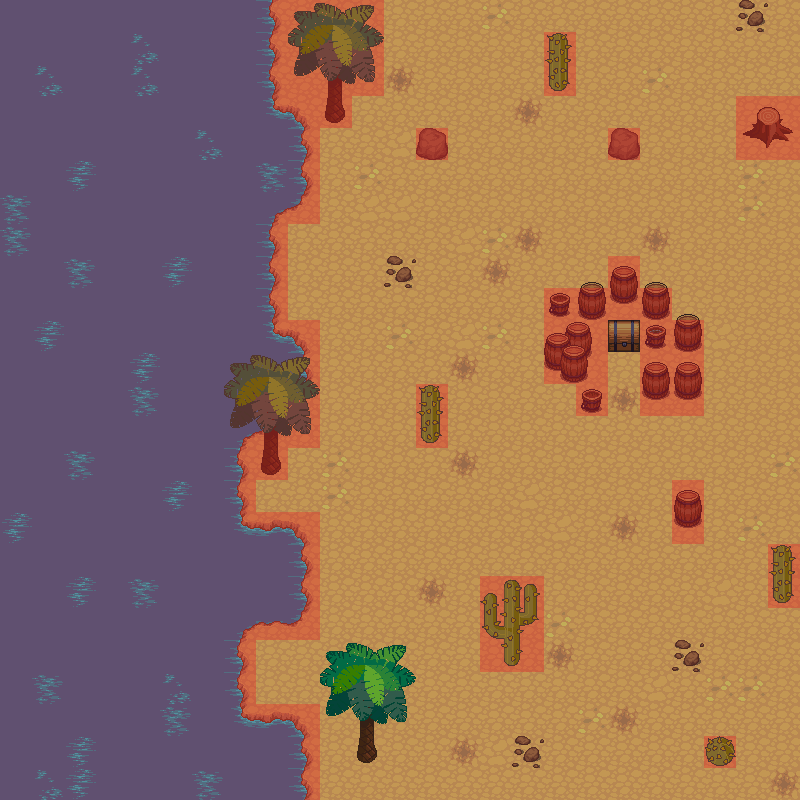

Rendered tile map (Tiled .tmx) drawn with the repository's tilesets; below, a short description and the map source with its tile grids summarised:
An orthogonal 25x25 tile map with 32x32 px tiles, 4 tile layers (Basic, Rand, Boden, Collision), 40 tilesets and 1 object.

<map version="1.0" orientation="orthogonal" renderorder="right-down" width="25" height="25" tilewidth="32" tileheight="32" nextobjectid="1">
 <tileset firstgid="1" name="barrel" tilewidth="32" tileheight="32" tilecount="8">
  <image source="Tiles/barrel.png" width="128" height="64" />
 </tileset>
 <tileset firstgid="9" name="brackish" tilewidth="32" tileheight="32" tilecount="18">
  <image source="Tiles/brackish.png" width="96" height="192" />
 </tileset>
 <tileset firstgid="27" name="bridges" tilewidth="32" tileheight="32" tilecount="42">
  <image source="Tiles/bridges.png" width="192" height="224" />
 </tileset>
 <tileset firstgid="69" name="buckets" tilewidth="32" tileheight="32" tilecount="6">
  <image source="Tiles/buckets.png" width="96" height="64" />
 </tileset>
 <tileset firstgid="75" name="cabinets" tilewidth="32" tileheight="32" tilecount="78">
  <image source="Tiles/cabinets.png" width="192" height="416" />
 </tileset>
 <tileset firstgid="153" name="castle_lightsources" tilewidth="32" tileheight="32" tilecount="20">
  <image source="Tiles/castle_lightsources.png" width="160" height="128" />
 </tileset>
 <tileset firstgid="173" name="castle_outside" tilewidth="32" tileheight="32" tilecount="187">
  <image source="Tiles/castle_outside.png" width="544" height="352" />
 </tileset>
 <tileset firstgid="360" name="castlefloors" tilewidth="32" tileheight="32" tilecount="100">
  <image source="Tiles/castlefloors.png" width="320" height="320" />
 </tileset>
 <tileset firstgid="460" name="castlefloors_outside" tilewidth="32" tileheight="32" tilecount="20">
  <image source="Tiles/castlefloors_outside.png" width="128" height="160" />
 </tileset>
 <tileset firstgid="480" name="castlewalls" tilewidth="32" tileheight="32" tilecount="180">
  <image source="Tiles/castlewalls.png" width="384" height="480" />
 </tileset>
 <tileset firstgid="660" name="cement" tilewidth="32" tileheight="32" tilecount="18">
  <image source="Tiles/cement.png" width="96" height="192" />
 </tileset>
 <tileset firstgid="678" name="cementstair" tilewidth="32" tileheight="32" tilecount="20">
  <image source="Tiles/cementstair.png" width="160" height="128" />
 </tileset>
 <tileset firstgid="698" name="chests" tilewidth="32" tileheight="32" tilecount="6">
  <image source="Tiles/chests.png" width="64" height="96" />
 </tileset>
 <tileset firstgid="704" name="country" tilewidth="32" tileheight="32" tilecount="20">
  <image source="Tiles/country.png" width="160" height="128" />
 </tileset>
 <tileset firstgid="724" name="cup" tilewidth="32" tileheight="32" tilecount="2">
  <image source="Tiles/cup.png" width="32" height="64" />
 </tileset>
 <tileset firstgid="726" name="dirt" tilewidth="32" tileheight="32" tilecount="18">
  <image source="Tiles/dirt.png" width="96" height="192" />
 </tileset>
 <tileset firstgid="744" name="dirt2" tilewidth="32" tileheight="32" tilecount="18">
  <image source="Tiles/dirt2.png" width="96" height="192" />
 </tileset>
 <tileset firstgid="762" name="dungeon" tilewidth="32" tileheight="32" tilecount="104">
  <image source="Tiles/dungeon.png" width="416" height="256" />
 </tileset>
 <tileset firstgid="866" name="grass" tilewidth="32" tileheight="32" tilecount="18">
  <image source="Tiles/grass.png" width="96" height="192" />
 </tileset>
 <tileset firstgid="884" name="grassalt" tilewidth="32" tileheight="32" tilecount="18">
  <image source="Tiles/grassalt.png" width="96" height="192" />
 </tileset>
 <tileset firstgid="902" name="hole" tilewidth="32" tileheight="32" tilecount="18">
  <image source="Tiles/hole.png" width="96" height="192" />
 </tileset>
 <tileset firstgid="920" name="holek" tilewidth="32" tileheight="32" tilecount="18">
  <image source="Tiles/holek.png" width="96" height="192" />
 </tileset>
 <tileset firstgid="938" name="holemid" tilewidth="32" tileheight="32" tilecount="18">
  <image source="Tiles/holemid.png" width="96" height="192" />
 </tileset>
 <tileset firstgid="956" name="house" tilewidth="32" tileheight="32" tilecount="63">
  <image source="Tiles/house.png" width="288" height="224" />
 </tileset>
 <tileset firstgid="1019" name="inside" tilewidth="32" tileheight="32" tilecount="100">
  <image source="Tiles/inside.png" width="320" height="320" />
 </tileset>
 <tileset firstgid="1119" name="kitchen" tilewidth="32" tileheight="32" tilecount="8">
  <image source="Tiles/kitchen.png" width="64" height="128" />
 </tileset>
 <tileset firstgid="1127" name="lava" tilewidth="32" tileheight="32" tilecount="18">
  <image source="Tiles/lava.png" width="96" height="192" />
 </tileset>
 <tileset firstgid="1145" name="lavarock" tilewidth="32" tileheight="32" tilecount="18">
  <image source="Tiles/lavarock.png" width="96" height="192" />
 </tileset>
 <tileset firstgid="1163" name="mountains" tilewidth="32" tileheight="32" tilecount="108">
  <image source="Tiles/mountains.png" width="384" height="288" />
 </tileset>
 <tileset firstgid="1271" name="rock" tilewidth="32" tileheight="32" tilecount="2">
  <image source="Tiles/rock.png" width="64" height="32" />
 </tileset>
 <tileset firstgid="1273" name="signs" tilewidth="32" tileheight="32" tilecount="6">
  <image source="Tiles/signs.png" width="96" height="64" />
 </tileset>
 <tileset firstgid="1279" name="stairs" tilewidth="32" tileheight="32" tilecount="112">
  <image source="Tiles/stairs.png" width="256" height="448" />
 </tileset>
 <tileset firstgid="1391" name="treetop" tilewidth="32" tileheight="32" tilecount="42">
  <image source="Tiles/treetop.png" width="192" height="224" />
 </tileset>
 <tileset firstgid="1433" name="trunk" tilewidth="32" tileheight="32" tilecount="18">
  <image source="Tiles/trunk.png" width="192" height="96" />
 </tileset>
 <tileset firstgid="1451" name="victoria" tilewidth="32" tileheight="32" tilecount="55">
  <image source="Tiles/victoria.png" width="352" height="160" />
 </tileset>
 <tileset firstgid="1506" name="water" tilewidth="32" tileheight="32" tilecount="18">
  <image source="Tiles/water.png" width="96" height="192" />
 </tileset>
 <tileset firstgid="1524" name="waterfall" tilewidth="32" tileheight="32" tilecount="15">
  <image source="Tiles/waterfall.png" width="96" height="160" />
 </tileset>
 <tileset firstgid="1539" name="watergrass" tilewidth="32" tileheight="32" tilecount="18">
  <image source="Tiles/watergrass.png" width="96" height="192" />
 </tileset>
 <tileset firstgid="1557" name="plant repack_2" tilewidth="32" tileheight="32" tilecount="169">
  <image source="Tiles/plant repack_2.png" width="416" height="416" />
 </tileset>
 <tileset firstgid="1726" name="red" tilewidth="32" tileheight="32" tilecount="1">
  <image source="Tiles/red.png" width="32" height="32" />
  <tile id="0">
   <objectgroup draworder="index">
    <object id="0" x="0.0625" y="0" width="31.9375" height="31.9375" />
   </objectgroup>
  </tile>
 </tileset>
 <layer name="Basic" width="25" height="25">
  <data>[625 cells, 625 non-empty, 5 distinct tile ids]</data>
 </layer>
 <layer name="Rand" width="25" height="25">
  <data>[625 cells, 36 non-empty, 7 distinct tile ids]</data>
 </layer>
 <layer name="Boden" width="25" height="25">
  <data>[625 cells, 120 non-empty, 41 distinct tile ids]</data>
 </layer>
 <layer name="Collision" width="25" height="25" opacity="0.35">
  <data>[625 cells, 284 non-empty, 1 distinct tile ids]</data>
 </layer>
</map>
